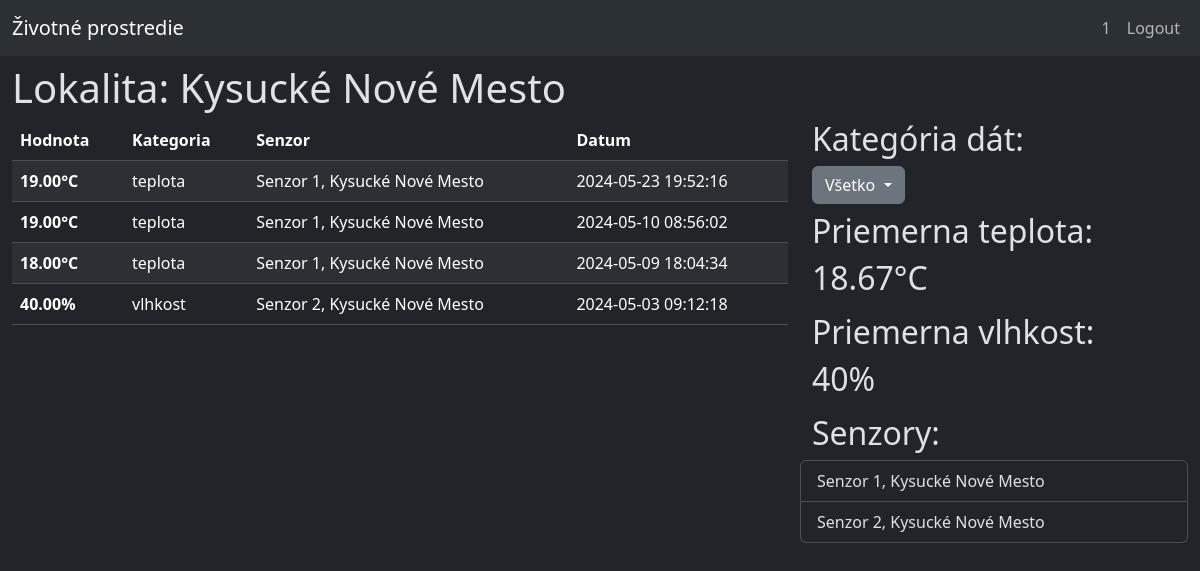
Screenshot of /lokalita_info.php?lokalita=Kysucké Nové Mesto (signed in) with the database file from the repository.
### tables this page shows
CREATE TABLE `data` (
  `id` int(16) NOT NULL,
  `kategoria_id` int(5) NOT NULL,
  `hodnota` decimal(5,2) NOT NULL,
  `senzor_id` int(5) NOT NULL,
  `datum` datetime NOT NULL DEFAULT current_timestamp()
);

CREATE TABLE `kategoria` (
  `id` int(5) NOT NULL,
  `nazov` varchar(32) NOT NULL
);

CREATE TABLE `senzor` (
  `id` int(5) NOT NULL,
  `lokacia` varchar(64) NOT NULL,
  `posledny_update` datetime NOT NULL DEFAULT current_timestamp(),
  `vybavenie` varchar(32) NOT NULL
);

### functions.php (called while the page is built, shortened)
<?php
function jednotka($kategoria) {
    if($kategoria == "vlhkost")
    {
        return "%";
    }
    elseif($kategoria == "teplota")
    {
        return "°C";
    }
    else
    {
        return "";
    }
}
function avg_hodnota($kategoria,$conn,$miesto) {
    $query1= "SELECT id FROM kategoria WHERE nazov = \"".$kategoria."\"";
    $result1 = mysqli_query($conn, $query1);
    $kategoria_id = "";
    while($row = mysqli_fetch_assoc($result1))
    {
        $kategoria_id = $row["id"];
    }
    $query2 = "SELECT data.hodnota, senzor.lokacia AS senzor_lokacia
        FROM data
        JOIN senzor ON data.senzor_id = senzor.id
        WHERE senzor.lokacia = \"".$miesto."\" AND kategoria_id = ".$kategoria_id.";
    ";
    $result2 = mysqli_query($conn, $query2);
    $sum = 0;
    if (mysqli_num_rows($result2) > 0)
    {
        while($row = mysqli_fetch_assoc($result2))
        {
            $sum += floatval($row["hodnota"]);
        }
        $avg = "".round($sum / mysqli_num_rows($result2),2)."".jednotka($kategoria)."";
        return $avg;
    }
    else
    {
        return "Nie je dostatok informácií";
    }
}
function role_check($conn) {
    if(isset($_SESSION["user_id"]) != "") {
        $role_id = $_SESSION["role_id"];
        $query = "SELECT * FROM role WHERE id = ".$role_id."";
        $result = mysqli_query($conn, $query);
        if (mysqli_num_rows($result) > 0)
        {
            while($row = mysqli_fetch_assoc($result))
            {
                $rola_user = $row["nazov"];
                return $rola_user;
            }
        }
    }
}

### lokalita_info.php (the view, shortened to what this page needs)
<?php
    include("./connect.php");
    include("./functions.php");
?>
<!DOCTYPE html>
<html data-bs-theme="dark">
<head>
    <link href="https://cdn.jsdelivr.net/npm/bootstrap@5.3.3/dist/css/bootstrap.min.css" rel="stylesheet">
</head>
<body>
    <header><?php include_once("./header.php")?></header>
    <div class="container-xxl column-gap-3">
        <div class="row mt-2">
            <h1>Lokalita: <?php echo $_GET["lokalita"]; if(isset($_GET["senzor"])) echo " | Senzor: ".$_GET["senzor"]."";?></h1>
            <div class="col-8">
                <table class="table table-striped">
                    <thead>
                        <tr>
                            <th scope="col">Hodnota</th>
                            <th scope="col">Kategoria</th>
                            <th scope="col">Senzor</th>
                            <th scope="col">Datum</th>
                        </tr>
                    </thead>
                    <tbody>
                        <?php
                            if(isset($_GET["senzor"])) {
                                $query = "
                                SELECT data.id, kategoria.nazov AS kategoria_nazov, data.hodnota, senzor.lokacia AS senzor_lokacia,senzor.vybavenie AS senzor_vybavenie, data.datum, data.senzor_id
                                FROM data
                                JOIN kategoria ON data.kategoria_id = kategoria.id
                                JOIN senzor ON data.senzor_id = senzor.id
                                WHERE senzor.lokacia = \"".$_GET["lokalita"]."\" AND senzor.id = ".$_GET["senzor"]."
                                ORDER BY datum DESC;
                                ";
                            }
                            else {
                                $query = "
                                SELECT data.id, kategoria.nazov AS kategoria_nazov, data.hodnota, senzor.lokacia AS senzor_lokacia,senzor.vybavenie AS senzor_vybavenie, data.datum, data.senzor_id
                                FROM data
                                JOIN kategoria ON data.kategoria_id = kategoria.id
                                JOIN senzor ON data.senzor_id = senzor.id
                                WHERE senzor.lokacia = \"".$_GET["lokalita"]."\"
                                ORDER BY datum DESC;
                                ";
                            }
                            $result = mysqli_query($conn, $query);
                            if (mysqli_num_rows($result) > 0)
                            {
                                while($row = mysqli_fetch_assoc($result))
                                {
                                    echo "<tr><th scope=\"row\">".$row["hodnota"]."".jednotka($row["kategoria_nazov"])."</th>
                                        <td>".$row["kategoria_nazov"]."</td>
                                        <td>Senzor ".$row["senzor_id"].", ".$row["senzor_lokacia"]."</td>
                                        <td>".$row["datum"]."</td></tr>";
                                }
                            }
                        ?>
                    </tbody>
                </table>
            </div>
            <div class="col-4">
                <?php
                    if(!isset($_GET["senzor"])) {
                        echo "<div class=\"row mb-2\">";
                        echo "<h2>Kategória dát:</h2>";
                        include("./dropdown_kategoria.php");
                        echo "</div>";
                    }
                ?>
                <?php
                    if(isset($_GET["senzor"])) {
                        $query = "
                        SELECT data.id, kategoria.nazov AS kategoria_nazov, data.hodnota, senzor.lokacia AS senzor_lokacia,senzor.vybavenie AS senzor_vybavenie, data.datum, data.senzor_id
                        FROM data
                        JOIN kategoria ON data.kategoria_id = kategoria.id
                        JOIN senzor ON data.senzor_id = senzor.id
                        WHERE senzor.lokacia = \"".$_GET["lokalita"]."\" AND senzor.id = ".$_GET["senzor"]."
                        GROUP BY kategoria.nazov;
                        ";
                    }
                    else {
                        $query = "
                        SELECT data.id, kategoria.nazov AS kategoria_nazov, data.hodnota, senzor.lokacia AS senzor_lokacia,senzor.vybavenie AS senzor_vybavenie, data.datum, data.senzor_id
                        FROM data
                        JOIN kategoria ON data.kategoria_id = kategoria.id
                        JOIN senzor ON data.senzor_id = senzor.id
                        WHERE senzor.lokacia = \"".$_GET["lokalita"]."\"
                        GROUP BY kategoria.nazov;
                        ";
                    }
                    $result = mysqli_query($conn, $query);
                    if (mysqli_num_rows($result) > 0)
                    {
                        while($row = mysqli_fetch_assoc($result))
                        {
                            echo "<div class=\"row mb-2\">
                            <h2>Priemerna ".$row["kategoria_nazov"].":</h2>
                                <h2>".avg_hodnota($row["kategoria_nazov"],$conn,$_GET["lokalita"])."</h2>
                            </div>";
                        }
                    }
                ?>
                <?php if(isset($rola_user) && $rola_user != "obyvatel"): ?>
                    <div class="row mb-2">
                        <h2>Senzory:</h2>
                        <div class="list-group">
                            <?php
                                $query = "
                                SELECT *
                                FROM senzor
                                WHERE lokacia = \"".$_GET["lokalita"]."\"
                                ";
                                $result = mysqli_query($conn, $query);
                                if (mysqli_num_rows($result) > 0)
                                {
                                    while($row = mysqli_fetch_assoc($result))
                                    {
                                        echo "<a href=\"".htmlspecialchars($_SERVER["PHP_SELF"])."?lokalita=".$_GET["lokalita"]."&senzor=".$row["id"]."\" class=\"list-group-item list-group-item-action\">Senzor ".$row["id"].", ".$row["lokacia"]."</a>";
                                    }
                                }
                            ?>
                        </div>
                    </div>
                <?php endif;?>
            </div>
        </div>
    </div>
</body>
</html>

### rows the page displays
data: hodnota "19.00", kategoria.nazov "°C", kategoria.nazov "teplota", senzor "1", senzor.lokacia "Kysucké Nové Mesto", datum "2024-05-23 19:52:16"
data: hodnota "19.00", kategoria.nazov "°C", kategoria.nazov "teplota", senzor "1", senzor.lokacia "Kysucké Nové Mesto", datum "2024-05-10 08:56:02"
data: hodnota "18.00", kategoria.nazov "°C", kategoria.nazov "teplota", senzor "1", senzor.lokacia "Kysucké Nové Mesto", datum "2024-05-09 18:04:34", lokalita "18.67°C"
data: hodnota "40.00", kategoria.nazov "%", kategoria.nazov "vlhkost", senzor "2", senzor.lokacia "Kysucké Nové Mesto", datum "2024-05-03 09:12:18", lokalita "40%"
senzor: id "1", lokacia "Kysucké Nové Mesto"
senzor: id "2", lokacia "Kysucké Nové Mesto"

### other values shown
$_SESSION["user_id"] "1"
$_GET["lokalita"] "Kysucké Nové Mesto"
